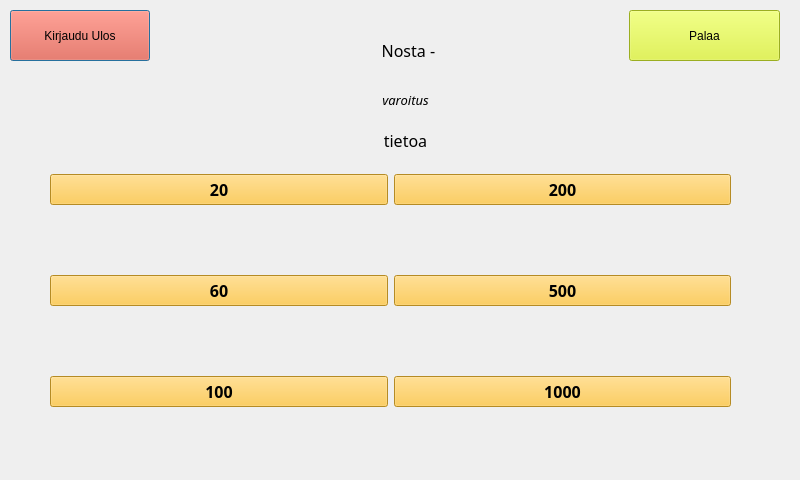
<?xml version="1.0" encoding="UTF-8"?>
<ui version="4.0">
 <class>WithdrawWindow</class>
 <widget class="QDialog" name="WithdrawWindow">
  <property name="windowModality">
   <enum>Qt::WindowModal</enum>
  </property>
  <property name="geometry">
   <rect>
    <x>0</x>
    <y>0</y>
    <width>800</width>
    <height>480</height>
   </rect>
  </property>
  <property name="minimumSize">
   <size>
    <width>800</width>
    <height>480</height>
   </size>
  </property>
  <property name="maximumSize">
   <size>
    <width>800</width>
    <height>480</height>
   </size>
  </property>
  <property name="windowTitle">
   <string>Dialog</string>
  </property>
  <widget class="QLabel" name="labelWithdrawInfo">
   <property name="geometry">
    <rect>
     <x>170</x>
     <y>40</y>
     <width>481</width>
     <height>20</height>
    </rect>
   </property>
   <property name="font">
    <font>
     <family>Verdana Pro Semibold</family>
     <pointsize>12</pointsize>
     <bold>false</bold>
    </font>
   </property>
   <property name="text">
    <string>Nosta - </string>
   </property>
   <property name="alignment">
    <set>Qt::AlignCenter</set>
   </property>
  </widget>
  <widget class="QPushButton" name="buttonLogout">
   <property name="geometry">
    <rect>
     <x>10</x>
     <y>10</y>
     <width>140</width>
     <height>51</height>
    </rect>
   </property>
   <property name="styleSheet">
    <string notr="true">background-color: rgb(255, 71, 39);
</string>
   </property>
   <property name="text">
    <string>Kirjaudu Ulos</string>
   </property>
  </widget>
  <widget class="QPushButton" name="buttonReturn">
   <property name="geometry">
    <rect>
     <x>629</x>
     <y>10</y>
     <width>151</width>
     <height>51</height>
    </rect>
   </property>
   <property name="styleSheet">
    <string notr="true">
background-color: rgb(217, 243, 46);</string>
   </property>
   <property name="text">
    <string>Palaa</string>
   </property>
  </widget>
  <widget class="QWidget" name="gridLayoutWidget">
   <property name="geometry">
    <rect>
     <x>50</x>
     <y>110</y>
     <width>681</width>
     <height>361</height>
    </rect>
   </property>
   <layout class="QGridLayout" name="gridAmounts">
    <item row="2" column="1">
     <widget class="QPushButton" name="button1000">
      <property name="font">
       <font>
        <family>Verdana Pro Cond Light</family>
        <pointsize>12</pointsize>
        <bold>true</bold>
       </font>
      </property>
      <property name="styleSheet">
       <string notr="true">background-color: rgb(254, 195, 50);</string>
      </property>
      <property name="text">
       <string>1000</string>
      </property>
      <attribute name="buttonGroup">
       <string notr="true">buttonGroup</string>
      </attribute>
     </widget>
    </item>
    <item row="1" column="0">
     <widget class="QPushButton" name="button60">
      <property name="font">
       <font>
        <family>Verdana Pro Cond Light</family>
        <pointsize>12</pointsize>
        <bold>true</bold>
       </font>
      </property>
      <property name="styleSheet">
       <string notr="true">background-color: rgb(254, 195, 50);</string>
      </property>
      <property name="text">
       <string>60</string>
      </property>
      <attribute name="buttonGroup">
       <string notr="true">buttonGroup</string>
      </attribute>
     </widget>
    </item>
    <item row="1" column="1">
     <widget class="QPushButton" name="button500">
      <property name="font">
       <font>
        <family>Verdana Pro Cond Light</family>
        <pointsize>12</pointsize>
        <bold>true</bold>
       </font>
      </property>
      <property name="styleSheet">
       <string notr="true">background-color: rgb(254, 195, 50);</string>
      </property>
      <property name="text">
       <string>500</string>
      </property>
      <attribute name="buttonGroup">
       <string notr="true">buttonGroup</string>
      </attribute>
     </widget>
    </item>
    <item row="0" column="0">
     <widget class="QPushButton" name="button20">
      <property name="font">
       <font>
        <family>Verdana Pro Cond Light</family>
        <pointsize>12</pointsize>
        <bold>true</bold>
       </font>
      </property>
      <property name="styleSheet">
       <string notr="true">background-color: rgb(254, 195, 50);</string>
      </property>
      <property name="text">
       <string>20</string>
      </property>
      <attribute name="buttonGroup">
       <string notr="true">buttonGroup</string>
      </attribute>
     </widget>
    </item>
    <item row="0" column="1">
     <widget class="QPushButton" name="button200">
      <property name="font">
       <font>
        <family>Verdana Pro Cond Light</family>
        <pointsize>12</pointsize>
        <bold>true</bold>
       </font>
      </property>
      <property name="styleSheet">
       <string notr="true">background-color: rgb(254, 195, 50);</string>
      </property>
      <property name="text">
       <string>200</string>
      </property>
      <attribute name="buttonGroup">
       <string notr="true">buttonGroup</string>
      </attribute>
     </widget>
    </item>
    <item row="2" column="0">
     <widget class="QPushButton" name="button100">
      <property name="font">
       <font>
        <family>Verdana Pro Cond Light</family>
        <pointsize>12</pointsize>
        <bold>true</bold>
       </font>
      </property>
      <property name="styleSheet">
       <string notr="true">background-color: rgb(254, 195, 50);</string>
      </property>
      <property name="text">
       <string>100</string>
      </property>
      <attribute name="buttonGroup">
       <string notr="true">buttonGroup</string>
      </attribute>
     </widget>
    </item>
   </layout>
  </widget>
  <widget class="QLabel" name="labelWithdrawWarning">
   <property name="geometry">
    <rect>
     <x>210</x>
     <y>90</y>
     <width>391</width>
     <height>20</height>
    </rect>
   </property>
   <property name="font">
    <font>
     <family>Verdana Pro Black</family>
     <pointsize>10</pointsize>
     <italic>true</italic>
    </font>
   </property>
   <property name="text">
    <string>varoitus</string>
   </property>
   <property name="alignment">
    <set>Qt::AlignCenter</set>
   </property>
  </widget>
  <widget class="QWidget" name="widget" native="true">
   <property name="geometry">
    <rect>
     <x>0</x>
     <y>0</y>
     <width>801</width>
     <height>481</height>
    </rect>
   </property>
   <property name="styleSheet">
    <string notr="true">
    background-image: url(:/exeimgs/blueblue.png);
    background-repeat: no-repeat;
    background-position: center;

</string>
   </property>
  </widget>
  <widget class="QLabel" name="labelWithMoreInfo">
   <property name="geometry">
    <rect>
     <x>210</x>
     <y>130</y>
     <width>391</width>
     <height>20</height>
    </rect>
   </property>
   <property name="font">
    <font>
     <family>Verdana Pro</family>
     <pointsize>12</pointsize>
     <italic>false</italic>
    </font>
   </property>
   <property name="text">
    <string>tietoa</string>
   </property>
   <property name="alignment">
    <set>Qt::AlignCenter</set>
   </property>
  </widget>
  <zorder>widget</zorder>
  <zorder>labelWithdrawInfo</zorder>
  <zorder>buttonLogout</zorder>
  <zorder>buttonReturn</zorder>
  <zorder>gridLayoutWidget</zorder>
  <zorder>labelWithdrawWarning</zorder>
  <zorder>labelWithMoreInfo</zorder>
 </widget>
 <resources/>
 <connections/>
 <buttongroups>
  <buttongroup name="buttonGroup"/>
 </buttongroups>
</ui>
